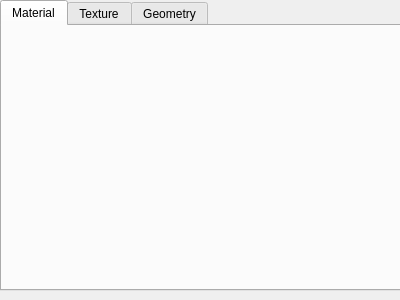
<?xml version="1.0" encoding="UTF-8"?>
<ui version="4.0">
 <class>LeftPanel</class>
 <widget class="QWidget" name="LeftPanel">
  <property name="geometry">
   <rect>
    <x>0</x>
    <y>0</y>
    <width>400</width>
    <height>300</height>
   </rect>
  </property>
  <property name="sizePolicy">
   <sizepolicy hsizetype="Preferred" vsizetype="Preferred">
    <horstretch>0</horstretch>
    <verstretch>0</verstretch>
   </sizepolicy>
  </property>
  <property name="windowTitle">
   <string>Form</string>
  </property>
  <widget class="QTabWidget" name="left_tab">
   <property name="geometry">
    <rect>
     <x>0</x>
     <y>0</y>
     <width>401</width>
     <height>291</height>
    </rect>
   </property>
   <property name="currentIndex">
    <number>0</number>
   </property>
   <widget class="QWidget" name="material_tab">
    <attribute name="title">
     <string>Material</string>
    </attribute>
   </widget>
   <widget class="QWidget" name="texture_tab">
    <attribute name="title">
     <string>Texture</string>
    </attribute>
   </widget>
   <widget class="QWidget" name="geometry_tab">
    <attribute name="title">
     <string>Geometry</string>
    </attribute>
   </widget>
  </widget>
 </widget>
 <resources/>
 <connections/>
</ui>
